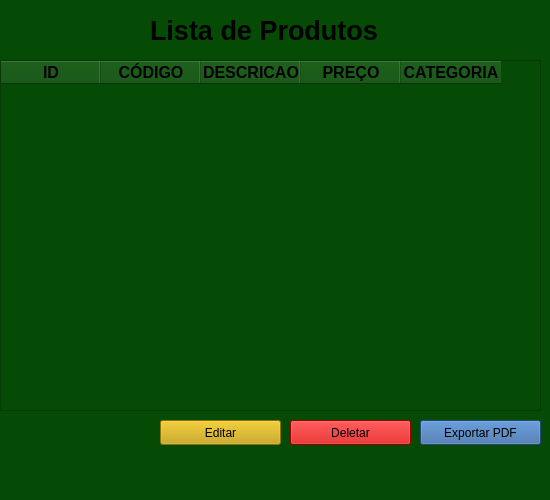
<?xml version="1.0" encoding="UTF-8"?>
<ui version="4.0">
 <class>MainWindow</class>
 <widget class="QMainWindow" name="MainWindow">
  <property name="geometry">
   <rect>
    <x>0</x>
    <y>0</y>
    <width>550</width>
    <height>500</height>
   </rect>
  </property>
  <property name="minimumSize">
   <size>
    <width>500</width>
    <height>500</height>
   </size>
  </property>
  <property name="maximumSize">
   <size>
    <width>600</width>
    <height>500</height>
   </size>
  </property>
  <property name="windowTitle">
   <string>MainWindow</string>
  </property>
  <property name="styleSheet">
   <string notr="true">background-color: rgb(6, 75, 5);</string>
  </property>
  <widget class="QWidget" name="centralwidget">
   <widget class="QLabel" name="label">
    <property name="geometry">
     <rect>
      <x>150</x>
      <y>10</y>
      <width>231</width>
      <height>41</height>
     </rect>
    </property>
    <property name="font">
     <font>
      <pointsize>20</pointsize>
      <weight>75</weight>
      <bold>true</bold>
     </font>
    </property>
    <property name="text">
     <string>Lista de Produtos</string>
    </property>
   </widget>
   <widget class="QTableWidget" name="tableWidget">
    <property name="geometry">
     <rect>
      <x>0</x>
      <y>60</y>
      <width>541</width>
      <height>351</height>
     </rect>
    </property>
    <property name="showGrid">
     <bool>true</bool>
    </property>
    <property name="gridStyle">
     <enum>Qt::NoPen</enum>
    </property>
    <column>
     <property name="text">
      <string>ID</string>
     </property>
     <property name="font">
      <font>
       <pointsize>12</pointsize>
       <weight>75</weight>
       <bold>true</bold>
      </font>
     </property>
    </column>
    <column>
     <property name="text">
      <string>CÓDIGO</string>
     </property>
     <property name="font">
      <font>
       <pointsize>12</pointsize>
       <weight>75</weight>
       <bold>true</bold>
      </font>
     </property>
    </column>
    <column>
     <property name="text">
      <string>DESCRICAO</string>
     </property>
     <property name="font">
      <font>
       <pointsize>12</pointsize>
       <weight>75</weight>
       <bold>true</bold>
      </font>
     </property>
    </column>
    <column>
     <property name="text">
      <string>PREÇO</string>
     </property>
     <property name="font">
      <font>
       <pointsize>12</pointsize>
       <weight>75</weight>
       <bold>true</bold>
      </font>
     </property>
    </column>
    <column>
     <property name="text">
      <string>CATEGORIA</string>
     </property>
     <property name="font">
      <font>
       <pointsize>12</pointsize>
       <weight>75</weight>
       <bold>true</bold>
      </font>
     </property>
    </column>
   </widget>
   <widget class="QPushButton" name="btn_pdf">
    <property name="geometry">
     <rect>
      <x>420</x>
      <y>420</y>
      <width>121</width>
      <height>25</height>
     </rect>
    </property>
    <property name="styleSheet">
     <string notr="true">background-color: rgb(52, 101, 164);</string>
    </property>
    <property name="text">
     <string>Exportar PDF</string>
    </property>
   </widget>
   <widget class="QPushButton" name="btnDel">
    <property name="geometry">
     <rect>
      <x>290</x>
      <y>420</y>
      <width>121</width>
      <height>25</height>
     </rect>
    </property>
    <property name="styleSheet">
     <string notr="true">background-color: rgb(204, 0, 0);</string>
    </property>
    <property name="text">
     <string>Deletar</string>
    </property>
   </widget>
   <widget class="QPushButton" name="btnEditar">
    <property name="geometry">
     <rect>
      <x>160</x>
      <y>420</y>
      <width>121</width>
      <height>25</height>
     </rect>
    </property>
    <property name="styleSheet">
     <string notr="true">background-color: rgb(196, 160, 0);</string>
    </property>
    <property name="text">
     <string>Editar</string>
    </property>
   </widget>
  </widget>
  <widget class="QMenuBar" name="menubar">
   <property name="geometry">
    <rect>
     <x>0</x>
     <y>0</y>
     <width>550</width>
     <height>22</height>
    </rect>
   </property>
  </widget>
  <widget class="QStatusBar" name="statusbar"/>
 </widget>
 <resources/>
 <connections/>
</ui>
